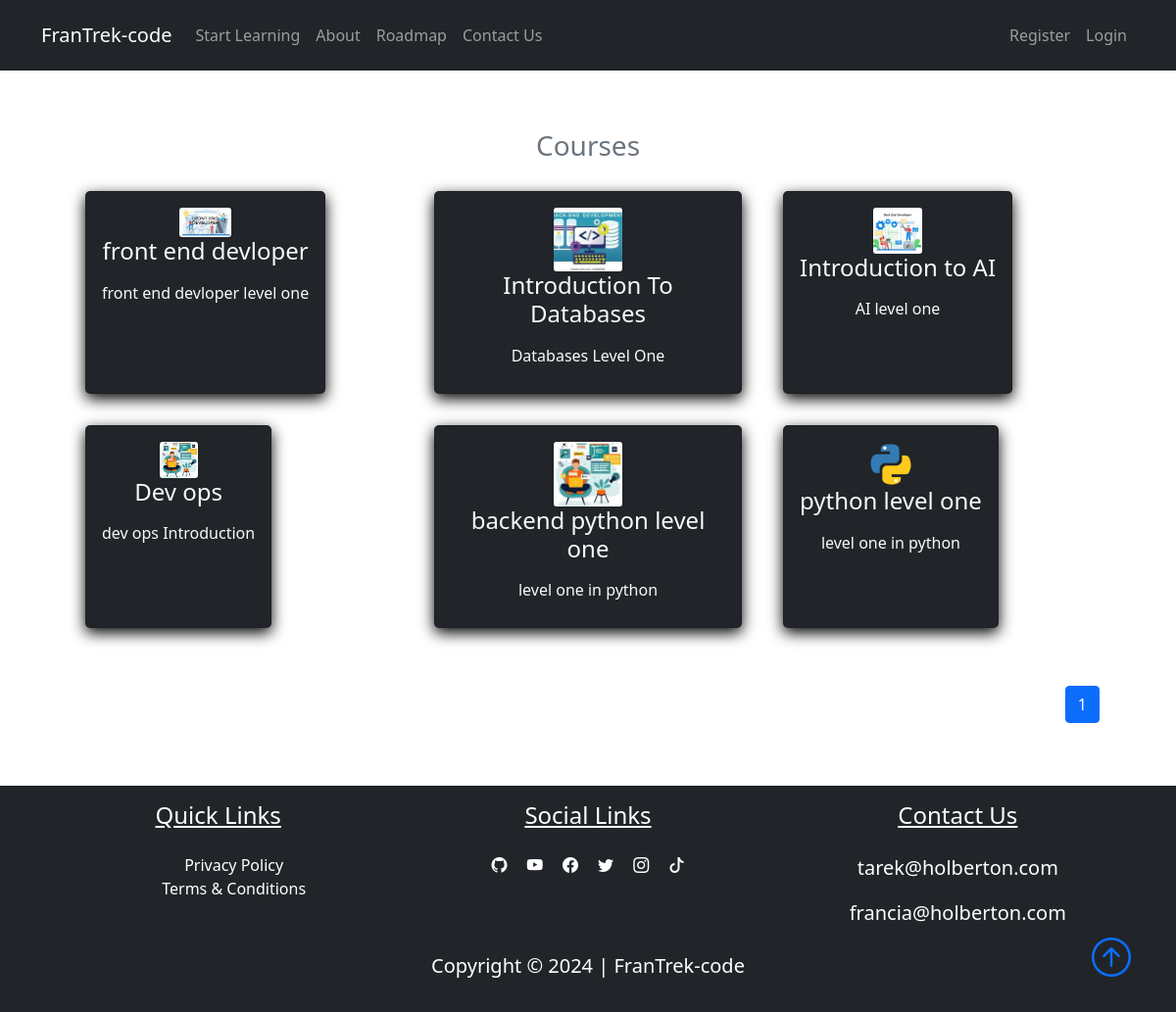
Screenshot of /courses with the database file from the repository.
### FranTrek/models.py (models this page shows, shortened)
class Course(db.Model):
    id = db.Column(db.Integer, primary_key=True)
    title = db.Column(db.String(50), unique=True, nullable=False)
    description = db.Column(db.String(150), nullable=False)
    icon = db.Column(db.String(20), nullable=False, default="default_icon.jpg")
    lessons = db.relationship("Lesson", backref="course_name", lazy=True)

### FranTrek/courses/routes.py (the view)
@courses_bp.route("/courses")
def courses():
    page = request.args.get("page", 1, type=int)
    courses = Course.query.paginate(page=page, per_page=6)
    return render_template("courses.html", title="Courses", courses=courses)

### FranTrek/templates/courses.html
{% extends "layout.html"%}
{% block content %}
<section class="bg-ligh">
    <div class="container p-5">
        <h3 class="text-center text-secondary" id='learn'>Courses</h3>
        <div class="row">
            {% for course in courses.items %}
            <div class="col-sm-12 col-md-6 col-lg-4 p-3 d-flex align-items-stretch">
                <a href="{{url_for('courses.course', course_title=course.title)}}" class="text-decoration-none">
                    <div class="card bg-dark text-light h-100">
                        <div class="card-body text-center">
                            <img src="{{url_for('static', filename='course_icons/'+course.icon)}}" alt=""
                                class="card-img w-25">
                            <h4 class="card-title mb-3">
                                {{course.title}}
                            </h4>
                            <p class="card-text">{{course.description}}</p>
                        </div>
                    </div>
                </a>
            </div>
            {% endfor %}
            <nav class="mt-5" aria-label="...">
                <ul class="pagination" style="display: flex; justify-content: flex-end">
                    {% for page_num in courses.iter_pages(left_edge=1, right_edge=1, left_current=1, right_current=2) %}
                    {% if page_num %}
                    {% if courses.page == page_num %}
                    <li class="page-item active">
                        <a href="{{url_for('courses.courses', page=page_num)}}" class="page-link">{{page_num}}</a>
                    </li>
                    {%else%}
                    <li class="page-item">
                        <a href="{{url_for('courses.courses', page=page_num)}}" class="page-link">{{page_num}}</a>
                    </li>
                    {%endif%}
                    {% else %}
                    ...
                    {% endif %}
                    {% endfor %}
                </ul>
            </nav>
        </div>
    </div>
</section>
{% endblock content %}

### FranTrek/static/main.css (style rules this page uses)
body::before { display: block; content: ''; height: 60px; }
.card { transition: 0.7s ease; box-shadow: 0 5px 15px rgba(1 1 1/ 15); border-radius: 5px; margin: 5px; }

### rows the page displays
Course: icon (picture), title "front end devloper", description "front end devloper level one"
Course: icon (picture), title "Introduction To Databases", description "Databases Level One"
Course: icon (picture), title "Introduction to AI", description "AI level one"
Course: icon (picture), title "Dev ops", description "dev ops Introduction"
Course: icon (picture), title "backend python level one", description "level one in python"
Course: icon (picture), title "python level one", description "level one in python"

### other values shown
{{ page_num }} "1"
